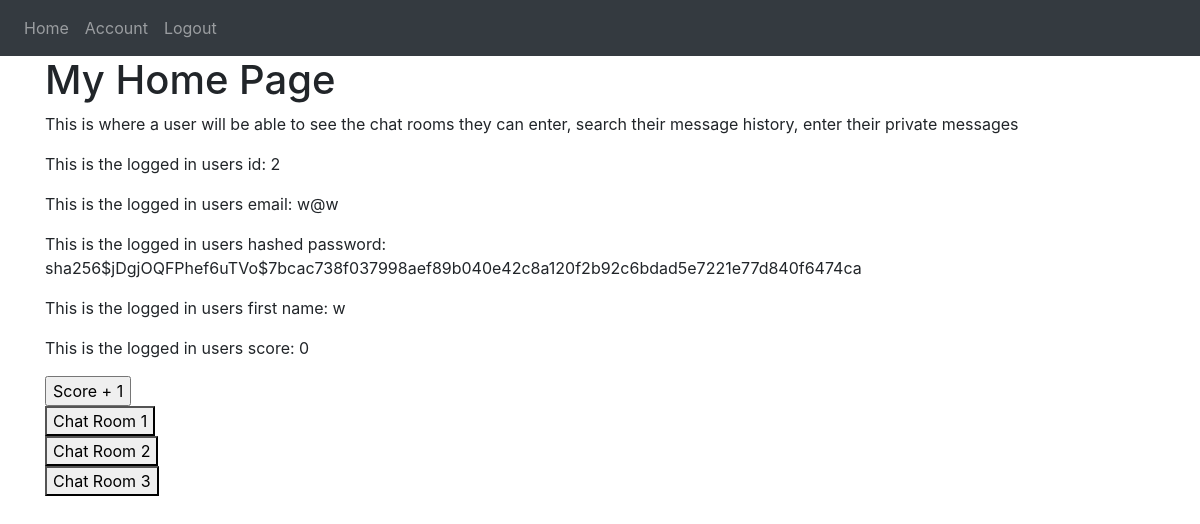
The app's page /home (signed in), older data.
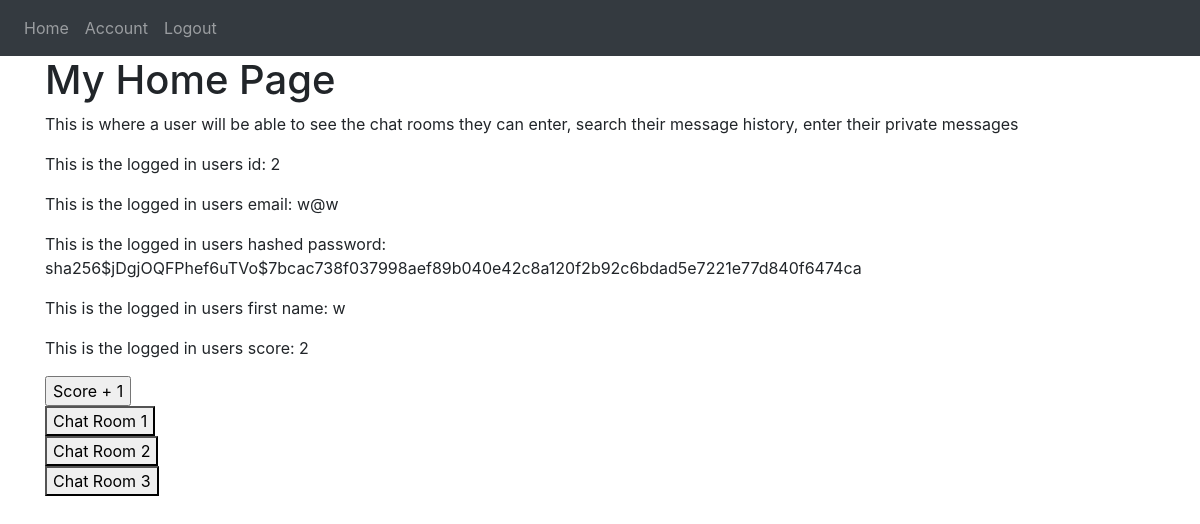
The same page, newer data.
### website/models.py (models this page shows)
class User(db.Model, UserMixin):
    id = db.Column(db.Integer, primary_key=True)
    email = db.Column(db.String(150), unique=True)
    password = db.Column(db.String(150))
    first_name = db.Column(db.String(150))
    Messages = db.relationship('Messages')
    score = db.Column(db.Integer)

### website/views.py (the view)
@views.route('/home')
@login_required  # makes this page accessible only if user is logged in
def home():
    return render_template("home.html", user=current_user)

### website/__init__.py (called while the page is built)
def create_app():
    app = Flask(__name__)
    app.config['SECRET_KEY'] = 'abcd'
    app.config['SQLALCHEMY_DATABASE_URI'] = f'sqlite:///{DB_NAME}'
    db.init_app(app)
    from .views import views
    from .auth import auth
    app.register_blueprint(views, url_prefix='/')
    app.register_blueprint(auth, url_prefix='/')
    from .models import User, Messages
    with app.app_context():
        db.create_all()
    login_manager = LoginManager()
    login_manager.login_view = 'views.intro'
    login_manager.init_app(app)
    @login_manager.user_loader
    def load_user(id):
        return User.query.get(int(id))
    return app

### website/templates/home.html (shortened to what this page needs)
{% extends "base.html" %} {% block title %}Home{% endblock %}
{% block content %}
<h1> My Home Page </h1>
<p>This is where a user will be able to see the chat rooms they can enter, search their message history, enter their private messages</p>
<div>
    <p>This is the logged in users id: {{ user.id }}</p>
    <p>This is the logged in users email: {{ user.email }}</p>
    <p>This is the logged in users hashed password: {{ user.password }}</p>
    <p>This is the logged in users first name: {{ user.first_name }}</p>
    <p>This is the logged in users score: {{ user.score }}</p>
</div>
<div>
    <td>
        <form action="{{ url_for('auth.add') }}" method="post">
          <input type="submit" value="Score + 1"/>
        </form>
    </td>
</div>
<div>
    <button onclick="window.location.href = 'chat_room_1';">Chat Room 1</button>
</div>
<div>
    <button onclick="window.location.href = 'chat_room_2';">Chat Room 2</button>
</div>
<div>
    <button onclick="window.location.href = 'chat_room_3';">Chat Room 3</button>
</div>
{% endblock %}

### website/templates/base.html (shortened to what this page needs)
<!DOCTYPE html>
<html lang="en">
  <head>
    <link
      rel="stylesheet"
      href="https://stackpath.bootstrapcdn.com/bootstrap/4.4.1/css/bootstrap.min.css"
    />
    <link
      rel="stylesheet"
      href="https://stackpath.bootstrapcdn.com/font-awesome/4.7.0/css/font-awesome.min.css"
    />
  </head>
  <body>
    <nav class="navbar navbar-expand-lg navbar-dark bg-dark">
      <div class="collapse navbar-collapse" id="navbar">
        <div class="navbar-nav">
          {% if user.is_authenticated %}
          <a class="nav-item nav-link" id="home" href="/home">Home</a>
          <a class="nav-item nav-link" id="account" href="/account">Account</a>
          <a class="nav-item nav-link" id="logout" href="/logout">Logout</a>
          {% else %}
          <a class="nav-item nav-link" id="intro" href="/">Intro</a>
          <a class="nav-item nav-link" id="login" href="/login">Login</a>
          <a class="nav-item nav-link" id="signUp" href="/sign-up">Sign Up</a>
          {% endif %}
        </div>
      </div>
    </nav>
    <div class="container">{% block content %} {% endblock %}</div>
  </body>
</html>

Row changes from the older to the newer data that the page shows:
changed User id 2: score "0" → "2"
